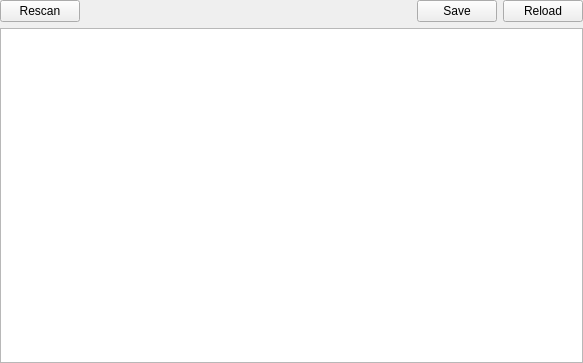
<?xml version="1.0" encoding="UTF-8"?>
<ui version="4.0">
 <class>XVirusTotalWidget</class>
 <widget class="QWidget" name="XVirusTotalWidget">
  <property name="geometry">
   <rect>
    <x>0</x>
    <y>0</y>
    <width>583</width>
    <height>363</height>
   </rect>
  </property>
  <property name="windowTitle">
   <string>Form</string>
  </property>
  <layout class="QVBoxLayout" name="verticalLayout">
   <property name="leftMargin">
    <number>0</number>
   </property>
   <property name="topMargin">
    <number>0</number>
   </property>
   <property name="rightMargin">
    <number>0</number>
   </property>
   <property name="bottomMargin">
    <number>0</number>
   </property>
   <item>
    <layout class="QHBoxLayout" name="horizontalLayout">
     <item>
      <widget class="QPushButton" name="pushButtonRescan">
       <property name="text">
        <string>Rescan</string>
       </property>
      </widget>
     </item>
     <item>
      <spacer name="horizontalSpacer">
       <property name="orientation">
        <enum>Qt::Horizontal</enum>
       </property>
       <property name="sizeHint" stdset="0">
        <size>
         <width>40</width>
         <height>20</height>
        </size>
       </property>
      </spacer>
     </item>
     <item>
      <widget class="QPushButton" name="pushButtonSave">
       <property name="text">
        <string>Save</string>
       </property>
      </widget>
     </item>
     <item>
      <widget class="QPushButton" name="pushButtonReload">
       <property name="text">
        <string>Reload</string>
       </property>
      </widget>
     </item>
    </layout>
   </item>
   <item>
    <widget class="QTableView" name="tableViewScanResult">
     <property name="editTriggers">
      <set>QAbstractItemView::NoEditTriggers</set>
     </property>
     <property name="selectionMode">
      <enum>QAbstractItemView::SingleSelection</enum>
     </property>
     <property name="selectionBehavior">
      <enum>QAbstractItemView::SelectRows</enum>
     </property>
     <property name="sortingEnabled">
      <bool>true</bool>
     </property>
     <attribute name="verticalHeaderVisible">
      <bool>false</bool>
     </attribute>
     <attribute name="verticalHeaderMinimumSectionSize">
      <number>20</number>
     </attribute>
     <attribute name="verticalHeaderDefaultSectionSize">
      <number>20</number>
     </attribute>
    </widget>
   </item>
  </layout>
 </widget>
 <resources/>
 <connections/>
</ui>
